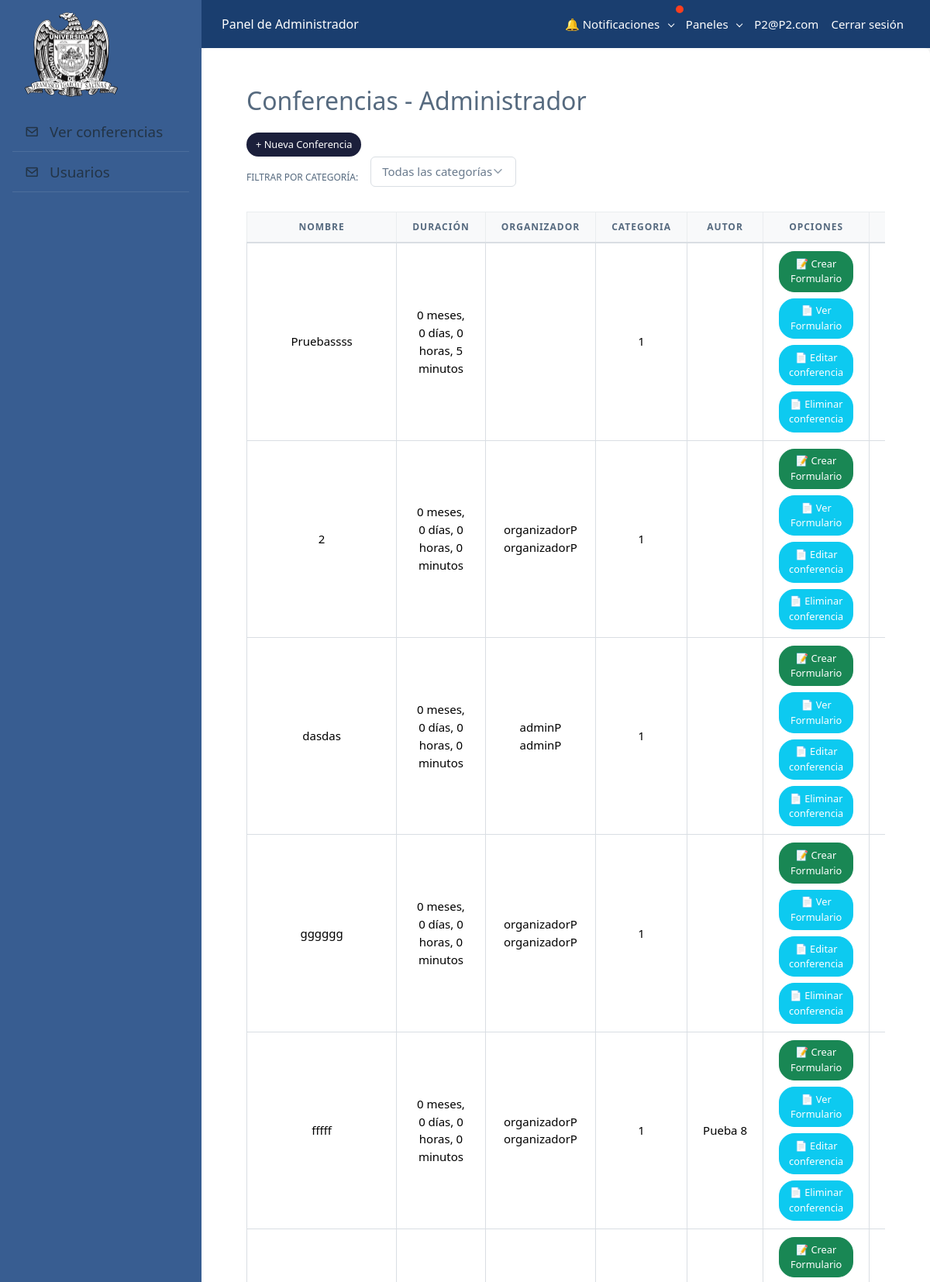
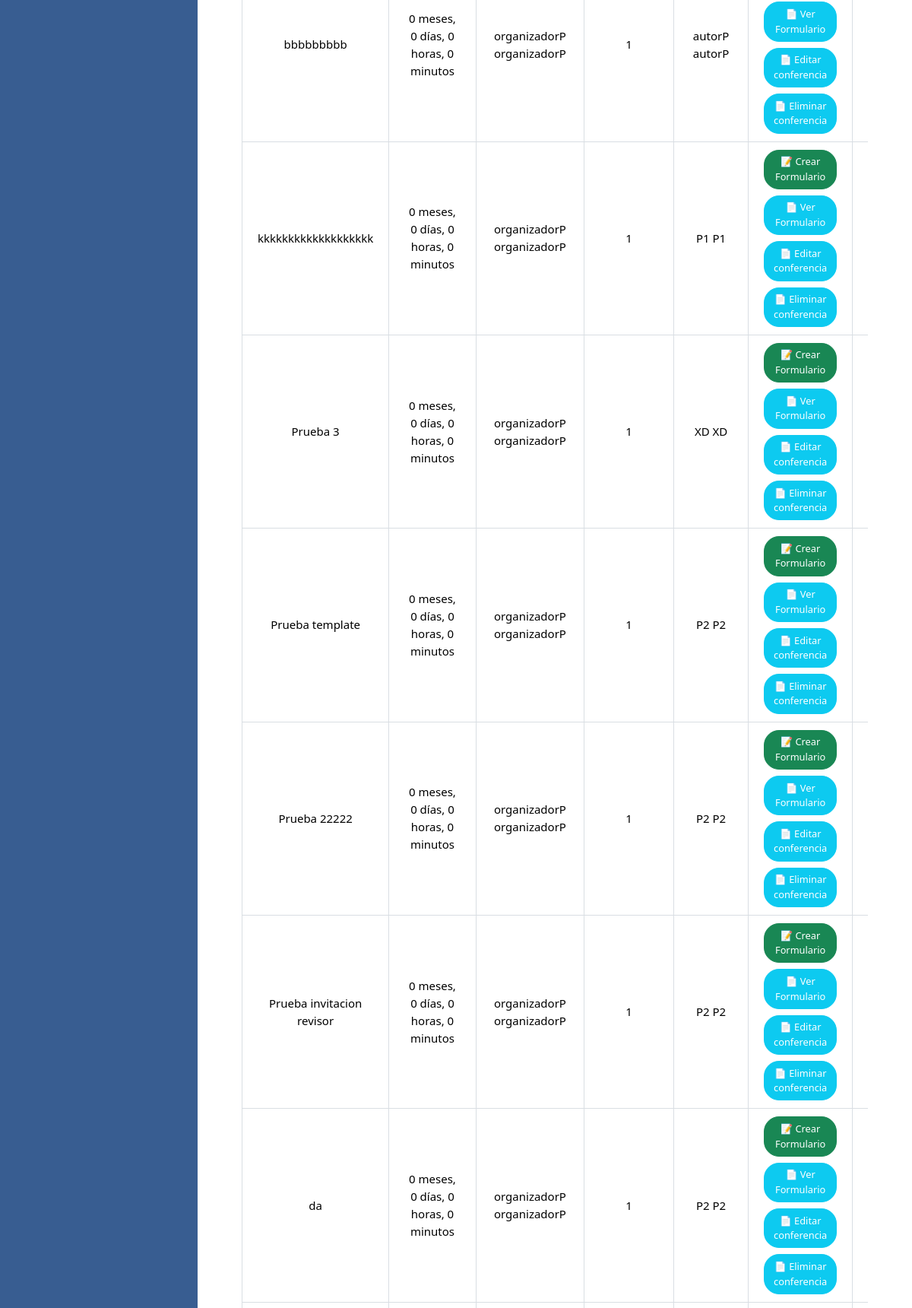
/conferencias/conferencias/administrador/ (signed in, upper part), run on the app's committed database (2 pictures, top to bottom).
### usuarios/models.py (models this page shows, shortened)
class CustomUser(AbstractUser):
    area_conocimiento = models.CharField(max_length=50, choices=AREAS_CONOCIMIENTO)
    nombre = models.CharField(max_length=100)
    apellidos = models.CharField(max_length=100)
    email = models.EmailField(unique=True)
    username = models.EmailField(unique=True)  # Usamos el correo como username

### conferencia/models.py (models this page shows, shortened)
class Conferencia(models.Model):
    nombre = models.CharField(max_length=255)
    meses = models.IntegerField(default=0)
    dias = models.IntegerField(default=0)
    horas = models.IntegerField(default=0)
    minutos = models.IntegerField(default=0)
    organizador = models.ForeignKey(
        settings.AUTH_USER_MODEL,
        on_delete=models.SET_NULL,
        null=True,
        blank=True,
        related_name='conferencias_organizadas'
    )
    categoria = models.CharField(max_length=50, choices=AREAS_CONOCIMIENTO)
    estado_revision = models.CharField(max_length=20, choices=[("aceptado", "Aceptado"), ("rechazado", "Rechazado")], blank=True, null=True)
    trabajo_reportado = models.BooleanField(default=False)
    autor = models.ForeignKey(
        settings.AUTH_USER_MODEL,
        on_delete=models.SET_NULL,
        null=True,
        blank=True,
        related_name='conferencias_autorias'
    )
    archivo_zip = models.FileField(upload_to='conferencias_zips/', null=True, blank=True, validators=[FileExtensionValidator(['zip'])])

### conferencia/views.py (the view)
# urls.py: path('conferencias/administrador/', views.conferencias_administrador, name='conferencias_administrador'),
@login_required
def conferencias_administrador(request):
    conferencias = Conferencia.objects.all()
    return render(request, 'conferencia/conferencias_administrador.html', {
        'conferencias': conferencias,
        'es_autor': False,
        'es_revisor': False,
    })

### notificaciones/context_processors.py (called while the page is built)
def notificaciones_usuario(request):
    from .models import Notificacion
    if request.user.is_authenticated:
        no_leidas = Notificacion.objects.filter(usuario=request.user, leida=False).count()
        notificaciones = Notificacion.objects.filter(usuario=request.user).order_by('-fecha')[:5]  # últimas 5
    else:
        no_leidas = 0
        notificaciones = []
    return {
        'notificaciones_no_leidas': no_leidas,
        'notificaciones_usuario': notificaciones
    }

### conferencia/templates/conferencia/conferencias_administrador.html (shortened to what this page needs)
{% extends "usuarios/vistaAdmin.html" %}
{% load static %}
{% block content %}
<div class="container mt-4">
  <h2 class="mb-4">Conferencias - Administrador</h2>
  <a href="{% url 'crear_conferencia' %}" class="btn btn-custom-primary btn-sm">+ Nueva Conferencia</a>
  <form method="GET" class="mb-3">
    <div class="row g-3 align-items-center">
      <div class="col-auto">
        <label for="categoria" class="col-form-label">Filtrar por Categoría:</label>
      </div>
      <div class="col-auto">
      <select id="categoriaFiltro" class="form-select mb-3" onchange="filtrarPorCategoria()">
        <option value="">Todas las categorías</option>
      </select>
      </div>
    </div>
  </form>
  <div class="table-responsive">
    <table class="table table-bordered align-middle table-hover">
      <thead class="table-light">
        <tr>
          <th>Nombre</th>
          <th>Duración</th>
          <th>Organizador</th>
          <th>Categoria</th>
          <th>Autor</th>
          <th class="text-center">Opciones</th>
          <th class="text-center">Estado</th>
        </tr>
      </thead>
      <tbody>
        {% for conf in conferencias %}
          <tr>
            <td>{{ conf.nombre }}</td>
            <td>{{ conf.meses }} meses, {{ conf.dias }} días, {{ conf.horas }} horas, {{ conf.minutos }} minutos</td>
            <td>{{ conf.organizador.nombre }} {{ conf.organizador.apellidos }}</td>
            <td>{{ conf.categoria }}</td>
            <td>{{ conf.autor.nombre }} {{ conf.autor.apellidos }}</td>
            <td class="text-center">
              <div class="d-flex flex-wrap justify-content-center gap-2">
                <a href="{% url 'crear_formulario' conf.id %}" class="btn btn-outline-success btn-sm">📝 Crear Formulario</a>
                <a href="{% url 'ver_formulario' conf.id %}" class="btn btn-outline-info btn-sm">📄 Ver Formulario</a>
                <a href="{% url 'editar_conferencia' conf.id %}" class="btn btn-outline-info btn-sm">📄 Editar conferencia</a>
                <a href="{% url 'eliminar_conferencia' conf.id %}" class="btn btn-outline-info btn-sm">📄 Eliminar conferencia</a>
              </div>
            </td>
            <td class="text-center">
            </td>
          </tr>
        {% empty %}
          <tr>
            <td colspan="6" class="text-center text-muted">No se han registrado conferencias hasta el momento.</td>
          </tr>
        {% endfor %}
      </tbody>
    </table>
  </div>
</div>
{% endblock %}

### home/templates/base.html (shortened to what this page needs)
{% load static %}
<!DOCTYPE html>
<html lang="es">
<head>
  <link rel="stylesheet" href="{% static 'assets/bootstrap/css/bootstrap.min.css' %}" />
  <link rel="stylesheet" href="{% static 'assets/vendor/css/core.css' %}" />
  <link rel="stylesheet" href="{% static 'assets/vendor/css/theme-default.css' %}" />
  <link rel="stylesheet" href="{% static 'assets/vendor/fonts/boxicons.css' %}" />
  <link rel="stylesheet" href="{% static 'assets/css/demo.css' %}" />
  <link rel="stylesheet" href="{% static 'assets/css/custom.css' %}" />
  <link rel="stylesheet" href="{% static 'assets/vendor/libs/perfect-scrollbar/perfect-scrollbar.css' %}" />
</head>
<body>
  <div class="layout-wrapper layout-content-navbar ">
    <div class="layout-container">
      <aside id="layout-menu" class="layout-menu menu-vertical bg-secondary">
        <div class="app-brand py-3">
          <a href="#" class="app-brand-link">
            <img src="{% static 'assets/img/footer/logouaznegro.png' %}" width="120" />
          </a>
        </div>
          <ul class="menu-inner py-1">
            {% block sidebar_extra %}{% endblock %}
          </ul>
      </aside>
      <div class="layout-page">
        <nav class="layout-navbar navbar navbar-expand-xl bg-navbar-theme">
          <div class="container-fluid">
            <span class="navbar-brand mb-0 h1">{% block headerpagina %}Panel principal{% endblock %}</span>
            <ul class="navbar-nav ms-auto align-items-center">
            <li class="nav-item dropdown position-relative">
              <a class="nav-link dropdown-toggle text-dark" href="#" id="notificacionesDropdown" role="button"
                data-bs-toggle="dropdown" aria-expanded="false" onclick="marcarNotificacionesLeidas()">
                🔔 Notificaciones
                {% if notificaciones_no_leidas %}
                <span id="badgeNotificaciones" class="position-absolute top-0 start-100 translate-middle p-1 bg-danger border border-light rounded-circle">
                </span>
                {% endif %}
              </a>
            </li>
              <li class="nav-item dropdown">
                <a class="nav-link dropdown-toggle text-dark" href="#" id="panelDropdown" role="button" data-bs-toggle="dropdown" aria-expanded="false">
                  Paneles
                </a>
              </li>
              <li class="nav-item">
                <span class="nav-link text-dark">{{ request.user.username }}</span>
              </li>
              <li class="nav-item">
                <a class="nav-link text-dark" href="{% url 'logout' %}">Cerrar sesión</a>
              </li>
            </ul>
          </div>
        </nav>
        <div class="container-xxl flex-grow-1 container-p-y">
          {% block content %}{% endblock %}
        </div>
      </div>
    </div>
  </div>
</body>
</html>

### static/assets/css/custom.css (style rules this page uses)
body { font-family: 'Segoe UI', sans-serif; background-color: #F5F5F5; }
.layout-navbar { color: white; background-color: #1A3E6F !important; }
.layout-navbar .navbar-brand, .layout-navbar .nav-link, .layout-navbar span { color: white !important; }
.layout-menu { background-color: #385d91 !important; }
.container-xxl { background-color: #ffffff; padding: 2rem; border-radius: 8px; box-shadow: 0 2px 4px rgba(0, 0, 0, 0.05); }
.btn-custom-primary { background-color: #1A3E6F; color: white; border: none; }
:root { --color-primario: #1b1f3b; --color-secundario: #6c757d; --color-exito: #198754; --color-info: #0dcaf0; --color-borde: #e0e0e0; }
.btn-custom-primary { background-color: var(--color-primario); color: white; border: none; font-weight: 500; }
.btn-outline-custom, .btn-outline-success, .btn-outline-secondary, .btn-outline-info, .btn-outline-primary { color: white !important; font-weight: 500; }
.btn-outline-success { background-color: var(--color-exito); border-color: var(--color-exito); }
.btn-outline-info { background-color: var(--color-info); border-color: var(--color-info); }
.btn-sm { font-size: 0.8rem; padding: 0.35rem 0.75rem; border-radius: 20px; }
.table thead th { background-color: #f8f9fa; font-weight: 600; text-transform: uppercase; }

### data on the page
CustomUser: user.username "P2@P2.com"
Conferencia: nombre "Pruebassss", meses "0", dias "0", horas "0", minutos "5", categoria "1"
Conferencia: nombre "2", meses "0", dias "0", horas "0", minutos "0", organizador.nombre "organizadorP", organizador.apellidos "organizadorP", categoria "1"
Conferencia: nombre "dasdas", meses "0", dias "0", horas "0", minutos "0", organizador.nombre "adminP", organizador.apellidos "adminP", categoria "1"
Conferencia: nombre "gggggg", meses "0", dias "0", horas "0", minutos "0", organizador.nombre "organizadorP", organizador.apellidos "organizadorP", categoria "1"
Conferencia: nombre "fffff", meses "0", dias "0", horas "0", minutos "0", organizador.nombre "organizadorP", organizador.apellidos "organizadorP", categoria "1", autor.nombre "Pueba", autor.apellidos "8"
Conferencia: nombre "bbbbbbbbb", meses "0", dias "0", horas "0", minutos "0", organizador.nombre "organizadorP", organizador.apellidos "organizadorP", categoria "1", autor.nombre "autorP", autor.apellidos "autorP"
Conferencia: nombre "kkkkkkkkkkkkkkkkkkk", meses "0", dias "0", horas "0", minutos "0", organizador.nombre "organizadorP", organizador.apellidos "organizadorP", categoria "1", autor.nombre "P1", autor.apellidos "P1"
Conferencia: nombre "Prueba 3", meses "0", dias "0", horas "0", minutos "0", organizador.nombre "organizadorP", organizador.apellidos "organizadorP", categoria "1", autor.nombre "XD", autor.apellidos "XD"
Conferencia: nombre "Prueba template", meses "0", dias "0", horas "0", minutos "0", organizador.nombre "organizadorP", organizador.apellidos "organizadorP", categoria "1", autor.nombre "P2", autor.apellidos "P2"
Conferencia: nombre "Prueba 22222", meses "0", dias "0", horas "0", minutos "0", organizador.nombre "organizadorP", organizador.apellidos "organizadorP", categoria "1", autor.nombre "P2", autor.apellidos "P2"
Conferencia: nombre "Prueba invitacion revisor", meses "0", dias "0", horas "0", minutos "0", organizador.nombre "organizadorP", organizador.apellidos "organizadorP", categoria "1", autor.nombre "P2", autor.apellidos "P2"
Conferencia: nombre "da", meses "0", dias "0", horas "0", minutos "0", organizador.nombre "organizadorP", organizador.apellidos "organizadorP", categoria "1", autor.nombre "P2", autor.apellidos "P2"
